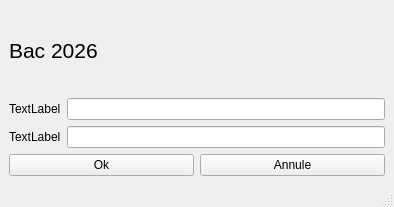
<?xml version="1.0" encoding="UTF-8"?>
<ui version="4.0">
 <class>MainWindow</class>
 <widget class="QMainWindow" name="MainWindow">
  <property name="geometry">
   <rect>
    <x>0</x>
    <y>0</y>
    <width>394</width>
    <height>207</height>
   </rect>
  </property>
  <property name="windowTitle">
   <string>MainWindow</string>
  </property>
  <widget class="QWidget" name="centralwidget">
   <layout class="QVBoxLayout" name="verticalLayout_2">
    <item>
     <layout class="QVBoxLayout" name="verticalLayout">
      <item>
       <widget class="QLabel" name="label">
        <property name="font">
         <font>
          <pointsize>16</pointsize>
         </font>
        </property>
        <property name="text">
         <string>Bac 2026</string>
        </property>
       </widget>
      </item>
      <item>
       <layout class="QHBoxLayout" name="horizontalLayout">
        <item>
         <widget class="QLabel" name="label_2">
          <property name="text">
           <string>TextLabel</string>
          </property>
         </widget>
        </item>
        <item>
         <widget class="QLineEdit" name="lineEdit"/>
        </item>
       </layout>
      </item>
      <item>
       <layout class="QHBoxLayout" name="horizontalLayout_2">
        <item>
         <widget class="QLabel" name="label_3">
          <property name="text">
           <string>TextLabel</string>
          </property>
         </widget>
        </item>
        <item>
         <widget class="QLineEdit" name="lineEdit_2"/>
        </item>
       </layout>
      </item>
      <item>
       <layout class="QHBoxLayout" name="horizontalLayout_3">
        <item>
         <widget class="QPushButton" name="pbOk">
          <property name="text">
           <string>Ok</string>
          </property>
         </widget>
        </item>
        <item>
         <widget class="QPushButton" name="pbAnnuler">
          <property name="text">
           <string>Annule</string>
          </property>
         </widget>
        </item>
       </layout>
      </item>
     </layout>
    </item>
   </layout>
  </widget>
  <widget class="QMenuBar" name="menubar">
   <property name="geometry">
    <rect>
     <x>0</x>
     <y>0</y>
     <width>394</width>
     <height>21</height>
    </rect>
   </property>
  </widget>
  <widget class="QStatusBar" name="statusbar"/>
 </widget>
 <resources/>
 <connections/>
</ui>
